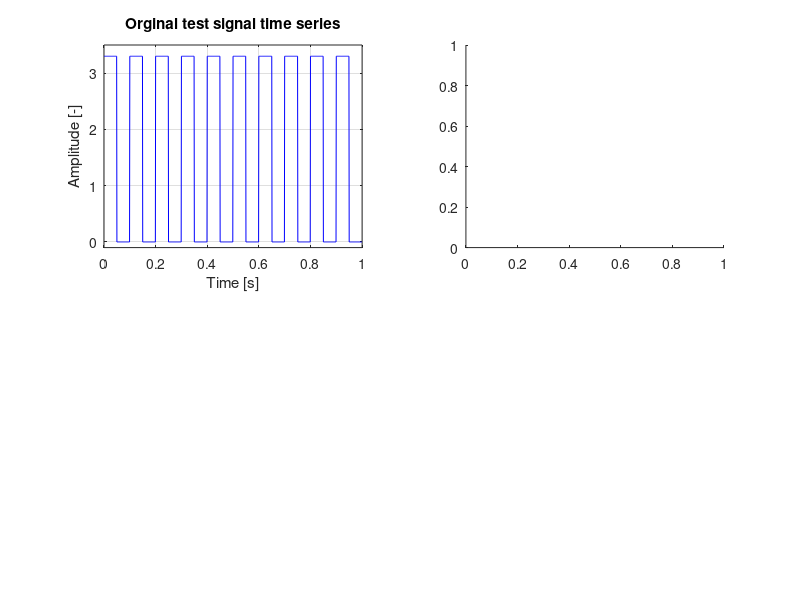

The MATLAB source for this figure: (Note: this script raises an error after producing the figure.)
%% Finite impulse response filter unit test
%%% File info 
%
% ************************************************************************
%
%  @file     unit_test_fir.m
%  @author   Adrian Wojcik
%  @version  2.0
%  @date     12-Dec-2020 19:59:05
%  @brief    Simple FIR digital low-pass filter design and test
%
% ************************************************************************
%
close all; clc;
clear variables;
%% TEST SIGNAL
% sample time & freq
ts = 0.001; % [s]
fs = 1/ts;  % [Hz]

% test time
tmax = 1;   % [s]

% time vector
tvec = 0 : ts : tmax-ts;

% sample vector
nvec = 0 : length(tvec)-1;

% test signal - square wave
Tx = 0.1; % [s] signal period
xvec = (3.3/2)*(square(2*pi*tvec/Tx) + 1);

% test signal amplitude spectrum
% frequency vector
frange = (-1/2 : 1/length(nvec) : 1/2-1/length(nvec)); % [-]
fxvec = frange*fs;                               % [Hz]
% amplitude response
Axvec = abs(fftshift(fft(xvec,length(nvec)))); % [-]
Axvec = Axvec / length(nvec);

%% FILTER EXAMPLE 

% Filter desired parameters
% cut-off frequency
f1 = 10;  % [Hz]
% frequency at the end transition band
f2 = 50; % [Hz]
% transition band length
df = f2 - f1;
% stopband attenuation of A [dB] at f2 [Hz]
A = 50; % [dB]
               
% Filter order estimation
% with 'fred harris rule of thumb'
N = round( (fs/df)*A / 22 );

% Filter object with fir1 funcion
% normalised frequency
w = f1 / (fs/2); % [-]
% low pass filter
b = fir1(N, w, 'low');

% Filter frequency response
% no. of samples
n = 10^4; % [-]
% frequency vector
frange = (-1/2 : 1/n : 1/2-1/n); % [-]
fhvec = frange*fs;               % [Hz]
% amplitude response
Ahvec_v1 = abs(freqz(b, 1, 2*pi*frange)); % [-] frequency response
Ahvec_v1 = 20*log10(Ahvec_v1); % [dB]
Ahvec_v2 = abs(fftshift(fft(b,n)));       % [-] impulse response fft 
Ahvec_v2 = 20*log10(Ahvec_v2); % [dB]

% Test signal filtration
xfvec = filter(b,1,xvec);

% filtered signal amplitude spectrum
% amplitude response
Axfvec = abs(fftshift(fft(xfvec,length(nvec)))); % [-]
Axfvec = Axfvec / length(nvec);

%% Plot results
fminmax = [-10 fs/2];
tminmax = [0 tmax];
Aminmax = [-0.1 3.5];
AdBminmax = [-120 5];

subplot(2,2,1)
  plot(nvec/fs, xvec, 'b'); grid on;
  xlabel("Time [s]");
  ylabel("Amplitude [-]");
  axis([tminmax Aminmax]);
  title('Orginal test signal time series');
  hold off;
subplot(2,2,2)
  yyaxis left
    plot(fxvec, Axvec, '-');
    xlabel("Frequency [Hz]");
    ylabel("Amplitude spectrum [-]");
    set(gca,'YLim', [0 0.51*3.3], 'XLim', fminmax);
    hold on;
    grid on;
  yyaxis right
    plot(fhvec, Ahvec_v1, '-');
    ylabel("Amplitude response [dB]"); 
    plot([f1 f1], AdBminmax, 'k--');
    plot([f2 f2], AdBminmax, 'k--'); 
    set(gca,'YLim', AdBminmax, 'XLim', fminmax);
    title('Original test signal ampltitude spectrum');
    hold off;
subplot(2,2,3)
  plot(nvec/fs, xfvec, 'b'); grid on; hold on;
  xlabel("Time [s]");
  ylabel("Amplitude [-]");
  axis([tminmax Aminmax]);
  title('Filtered test signal time series');
  hold off;
subplot(2,2,4)
  yyaxis left
    plot(fxvec, Axfvec, '-');
    xlabel("Frequency [Hz]");
    ylabel("Amplitude spectrum [-]");
    set(gca, 'YLim', [0 0.51*3.3], 'XLim', fminmax);
    hold on; grid on
  yyaxis right
    plot(fhvec, Ahvec_v2, '-');  
    ylabel("Amplitude response [dB]"); 
    plot([f1 f1], AdBminmax, 'k--');
    plot([f2 f2], AdBminmax, 'k--'); 
    set(gca, 'YLim', AdBminmax, 'XLim', fminmax);
    title('Filtered test signal ampltitude spectrum');
    hold off;
  
%% EXPORT FILTER TO .C/.H FILES
generate_fir('FIR1', b, 1);

%% SAVE TEST DATA TO .C/.H AND .CSV FILES
generate_vec('X1', xvec);
generate_vec('Y1', zeros(size(xfvec)));
generate_vec('Y1_REF', xfvec);

%% MOVE .C/.H AND .CSV FILES TO Components CATALOG
srcDest = '../Components/Src';
cFiles = dir('*.c');
csvFiles = dir('*.csv');
for i = 1:length(cFiles)
    movefile(cFiles(i).name, fullfile(srcDest, cFiles(i).name));
end
for i = 1:length(csvFiles)
    movefile(csvFiles(i).name, fullfile(srcDest, csvFiles(i).name));
end

incDest = '../Components/Inc';
hFiles = dir('*.h');
for i = 1:length(hFiles)
    movefile(hFiles(i).name, fullfile(incDest, hFiles(i).name));
end